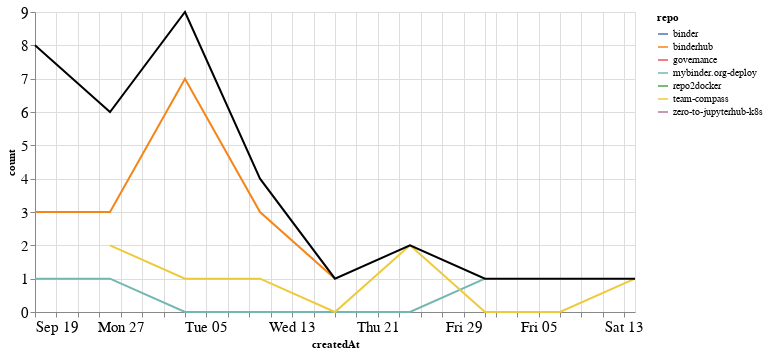

The cell this chart's notebook holds for it:
### Markdown cell above
### Comments

### Code cell
comments_time = comments.groupby('repo').resample('W', on='createdAt').count()['author'].reset_index()
comments_time = comments_time.rename(columns={'author': 'count'})
comments_time_total = comments_time.groupby('createdAt').agg({"count": "sum"}).reset_index()
ch1 = alt.Chart(comments_time, width=600).mark_line().encode(
    x='createdAt',
    y='count',
    color='repo',
    tooltip="repo"
)

ch2 = alt.Chart(comments_time_total, width=600).mark_line(color="black").encode(
    x='createdAt',
    y='count',
)

ch1 + ch2

### Figure 1 — Vega-Lite specification as saved in the notebook (floating-point values rounded to 4 significant figures)
{"config": {"axisLeft": {"labelFontSize": 15}, "axisBottom": {"labelFontSize": 15}}, "layer": [{"data": {"name": "data-b2794224af152ee03d207ce7711e1cc0"}, "mark": "line", "encoding": {"color": {"type": "nominal", "field": "repo"}, "tooltip": {"type": "nominal", "field": "repo"}, "x": {"type": "temporal", "field": "createdAt"}, "y": {"type": "quantitative", "field": "count"}}, "width": 600}, {"data": {"name": "data-2f4814b9cc9460d921c2da5471e33a30"}, "mark": {"type": "line", "color": "black"}, "encoding": {"x": {"type": "temporal", "field": "createdAt"}, "y": {"type": "quantitative", "field": "count"}}, "width": 600}], "$schema": "https://vega.github.io/schema/vega-lite/v4.8.1.json", "datasets": {"data-b2794224af152ee03d207ce7711e1cc0": [{"repo": "binder", "createdAt": "2021-09-19T00:00:00", "count": 3}, {"repo": "binderhub", "createdAt": "2021-09-19T00:00:00", "count": 3}, {"repo": "binderhub", "createdAt": "2021-09-26T00:00:00", "count": 3}, {"repo": "binderhub", "createdAt": "2021-10-03T00:00:00", "count": 7}, {"repo": "binderhub", "createdAt": "2021-10-10T00:00:00", "count": 3}, {"repo": "binderhub", "createdAt": "2021-10-17T00:00:00", "count": 1}, {"repo": "governance", "createdAt": "2021-09-19T00:00:00", "count": 1}, {"repo": "mybinder.org-deploy", "createdAt": "2021-09-19T00:00:00", "count": 1}, {"repo": "mybinder.org-deploy", "createdAt": "2021-09-26T00:00:00", "count": 1}, {"repo": "mybinder.org-deploy", "createdAt": "2021-10-03T00:00:00", "count": 0}, {"repo": "mybinder.org-deploy", "createdAt": "2021-10-10T00:00:00", "count": 0}, {"repo": "mybinder.org-deploy", "createdAt": "2021-10-17T00:00:00", "count": 0}, {"repo": "mybinder.org-deploy", "createdAt": "2021-10-24T00:00:00", "count": 0}, {"repo": "mybinder.org-deploy", "createdAt": "2021-10-31T00:00:00", "count": 1}, {"repo": "repo2docker", "createdAt": "2021-11-07T00:00:00", "count": 1}, {"repo": "team-compass", "createdAt": "2021-09-26T00:00:00", "count": 2}, {"repo": "team-compass", "createdAt": "2021-10-03T00:00:00", "count": 1}, {"repo": "team-compass", "createdAt": "2021-10-10T00:00:00", "count": 1}, {"repo": "team-compass", "createdAt": "2021-10-17T00:00:00", "count": 0}, {"repo": "team-compass", "createdAt": "2021-10-24T00:00:00", "count": 2}, {"repo": "team-compass", "createdAt": "2021-10-31T00:00:00", "count": 0}, {"repo": "team-compass", "createdAt": "2021-11-07T00:00:00", "count": 0}, {"repo": "team-compass", "createdAt": "2021-11-14T00:00:00", "count": 1}, {"repo": "zero-to-jupyterhub-k8s", "createdAt": "2021-10-03T00:00:00", "count": 1}], "data-2f4814b9cc9460d921c2da5471e33a30": [{"createdAt": "2021-09-19T00:00:00", "count": 8}, {"createdAt": "2021-09-26T00:00:00", "count": 6}, {"createdAt": "2021-10-03T00:00:00", "count": 9}, {"createdAt": "2021-10-10T00:00:00", "count": 4}, {"createdAt": "2021-10-17T00:00:00", "count": 1}, {"createdAt": "2021-10-24T00:00:00", "count": 2}, {"createdAt": "2021-10-31T00:00:00", "count": 1}, {"createdAt": "2021-11-07T00:00:00", "count": 1}, {"createdAt": "2021-11-14T00:00:00", "count": 1}]}}
